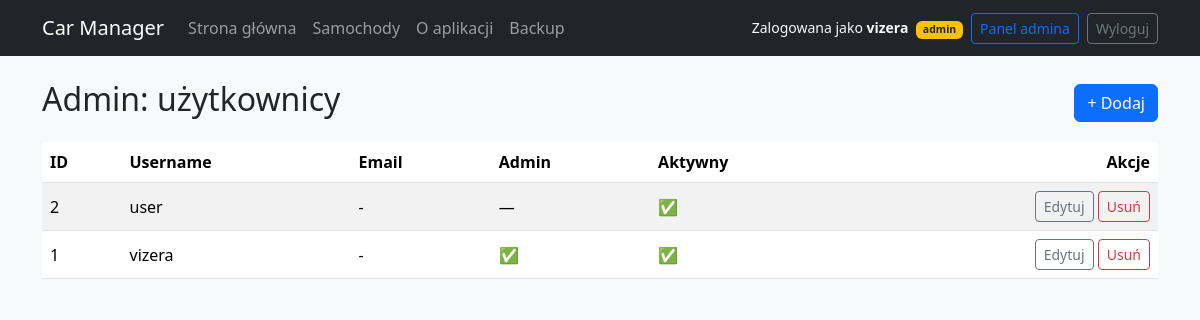
The app's page /admin/users (signed in) with its own data.
### car_manager/models.py (models this page shows, shortened)
class User(db.Model, UserMixin):
    id = db.Column(db.Integer, primary_key=True)
    username = db.Column(db.String(64), unique=True, nullable=False, index=True)
    email = db.Column(db.String(255), unique=True, index=True, nullable=True)
    password_hash = db.Column(db.String(255), nullable=False)
    is_admin = db.Column(db.Boolean, default=False, nullable=False)
    is_active = db.Column(db.Boolean, default=True, nullable=False)
    created_at = db.Column(db.DateTime, default=datetime.utcnow, nullable=False)
    cars = db.relationship("Car", secondary=car_owners, back_populates="owners")

### car_manager/routes_admin.py (the view)
    @app.get("/admin/users")
    @admin_required
    def admin_users():
        users = User.query.order_by(User.username).all()
        return render_template("admin/users_list.html", users=users)

### car_manager/models.py (called while the page is built)
@login_manager.user_loader
def load_user(user_id: str):
    try:
        return User.query.get(int(user_id))
    except Exception:
        return None

### car_manager/routes_admin.py (called while the page is built)
def admin_required(view):
    @wraps(view)
    @login_required
    def wrapped(*args, **kwargs):
        if not getattr(current_user, "is_admin", False):
            flash("Brak uprawnień admina.", "danger")
            return redirect(url_for("dashboard"))
        return view(*args, **kwargs)
    return wrapped

### templates/admin/users_list.html
{% extends "base.html" %}
{% block content %}
<div class="d-flex justify-content-between align-items-center mb-3">
  <h2>Admin: użytkownicy</h2>
  <a class="btn btn-primary" href="{{ url_for('admin_user_new') }}">+ Dodaj</a>
</div>
<table class="table table-striped align-middle">
  <thead>
    <tr>
      <th>ID</th>
      <th>Username</th>
      <th>Email</th>
      <th>Admin</th>
      <th>Aktywny</th>
      <th class="text-end">Akcje</th>
    </tr>
  </thead>
  <tbody>
    {% for u in users %}
    <tr>
      <td>{{ u.id }}</td>
      <td>{{ u.username }}</td>
      <td>{{ u.email or "-" }}</td>
      <td>{% if u.is_admin %}✅{% else %}—{% endif %}</td>
      <td>{% if u.is_active %}✅{% else %}⛔{% endif %}</td>
      <td class="text-end">
        <a class="btn btn-sm btn-outline-secondary" href="{{ url_for('admin_user_edit', user_id=u.id) }}">Edytuj</a>
        <form method="post" action="{{ url_for('admin_user_delete', user_id=u.id) }}" style="display:inline;"
              onsubmit="return confirm('Usunąć użytkownika {{ u.username }}?');">
          <button class="btn btn-sm btn-outline-danger">Usuń</button>
        </form>
      </td>
    </tr>
    {% endfor %}
  </tbody>
</table>
{% endblock %}

### templates/base.html (shortened to what this page needs)
<!doctype html>
<html lang="pl">
<head>
  <link rel="stylesheet" href="https://cdn.jsdelivr.net/npm/bootstrap@5.3.3/dist/css/bootstrap.min.css">
</head>
<body class="bg-light">
  <nav class="navbar navbar-expand-lg navbar-dark bg-dark mb-4">
    <div class="container">
      <a class="navbar-brand" href="{{ url_for('dashboard') }}">Car Manager</a>
      <div class="collapse navbar-collapse" id="mainNav">
        <ul class="navbar-nav me-auto mb-2 mb-lg-0">
          <li class="nav-item">
            <a class="nav-link" href="{{ url_for('dashboard') }}">Strona główna</a>
          </li>
          <li class="nav-item">
            <a class="nav-link" href="{{ url_for('list_cars') }}">Samochody</a>
          </li>
          <li class="nav-item">
            <a class="nav-link" href="{{ url_for('about') }}">O aplikacji</a>
          </li>
          {% if current_user.is_authenticated and current_user.is_admin %}
          <li class="nav-item">
            <a class="nav-link" href="{{ url_for('backup_page') }}">Backup</a>
          </li>
          {% endif %}
        </ul>
        <div class="d-flex align-items-center gap-2">
          {% if current_user.is_authenticated %}
            <span class="text-light small">
              Zalogowana jako <b>{{ current_user.username }}</b>
              {% if current_user.is_admin %}
                <span class="badge bg-warning text-dark ms-1">admin</span>
              {% endif %}
            </span>
            {% if current_user.is_admin %}
              <a class="btn btn-sm btn-outline-primary" href="{{ url_for('admin_users') }}">
                Panel admina
              </a>
            {% endif %}
            <a class="btn btn-sm btn-outline-secondary" href="{{ url_for('logout') }}">
              Wyloguj
            </a>
          {% else %}
            <a class="btn btn-sm btn-primary" href="{{ url_for('login') }}">
              Zaloguj
            </a>
          {% endif %}
        </div>
      </div>
    </div>
  </nav>
  <main class="container">
    {% block content %}{% endblock %}
  </main>
</body>
</html>

### records on screen
User: username "vizera", id "1", email "-"
User: id "2", username "user", email "-"
